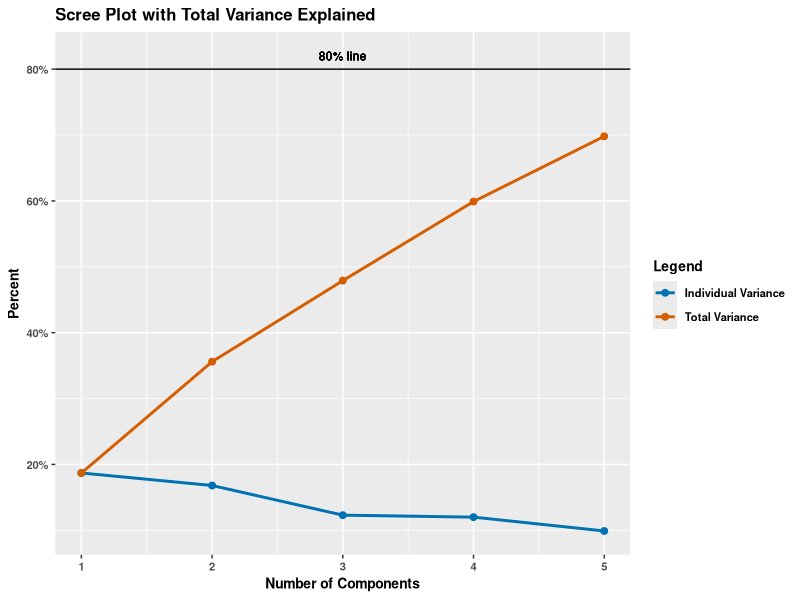
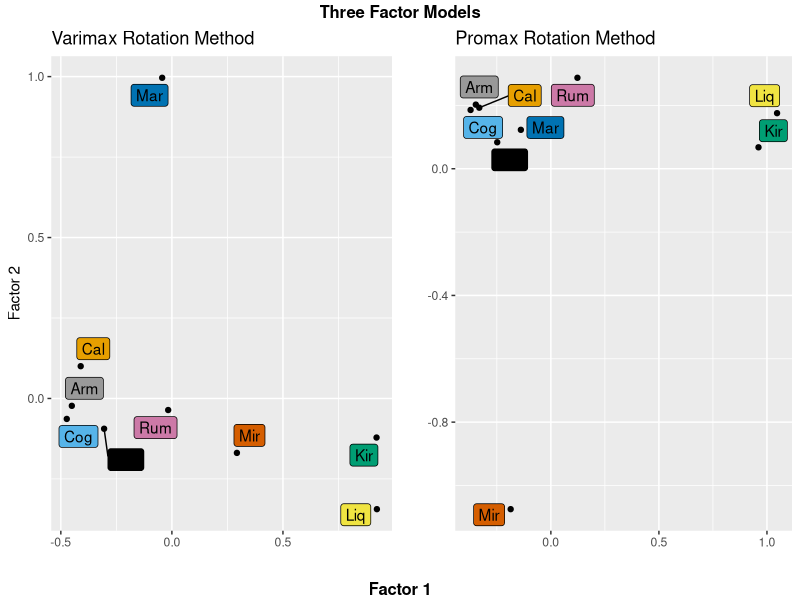

Write R code to recreate these figures, in order.
## ---- chunk 1
knitr::opts_chunk$set(echo = FALSE, warning = FALSE, error = FALSE, message=FALSE)
# data prep
library(tidyverse)
library(forcats)
library(reshape)

# plotting
library(gridExtra)
library(grid)
library(ggrepel) # for labels in ggplot2
library(corrplot)
library(kableExtra)

# modeling
library(rockchalk)
library(car)

# define custom color palette
cbPalette <- c("#999999", "#E69F00", "#56B4E9", "#009E73", "#F0E442", "#0072B2", "#D55E00", "#CC79A7","#000000", "#D2691E")

# set working directory
setwd("C:/Users/julia/OneDrive/Documents/Code/msds-regression-multivariate-analysis/code")

# set seed
set.seed(334)
## ---- chunk 2
# data prep
# this is manual entry b/c we are recreating a study
cor.values <- c(1.000,0.210,0.370,-0.32,0.000,-0.31,-0.26,0.090,-0.38,
		0.210,1.000,0.090,-0.29,0.120,-0.30,-0.14,0.010,-0.39,
		0.370,0.090,1.000,-0.31,-0.04,-0.30,-0.11,0.120,-0.39,
		-0.32,-0.29,-0.31,1.00,-0.16,0.25,-0.13,-0.14,0.900,
		0.00,0.120,-0.04,-0.16,1.000,-0.20,-0.03,-0.08,-0.38,
		-0.31,-0.30,-0.30,0.25,-0.20,1.000,-0.24,-0.16,0.180,
		-0.26,-0.14,-0.11,-0.13,-0.03,-0.24,1.000,-0.20,0.040,
		0.090,0.010,0.120,-0.14,-0.08,-0.16,-0.20,1.000,-0.24,
		-0.38,-0.39,-0.39,0.900,-0.38,0.180,0.040,-0.24,1.000)

# change to matrix
cor.matrix <- matrix(cor.values,nrow=9,ncol=9,byrow=TRUE)

# change to data frame
cordf <- cor.matrix %>%
  as_tibble() %>%
  dplyr::rename(Arm = V1,
         Cal = V2,
         Cog = V3,
         Kir = V4,
         Mar = V5,
         Mir = V6,
         Rum = V7,
         Whi = V8,
         Liq = V9)

## ---- chunk 3
varimax_rotation <- function(num_factors){
  factanal(covmat=cor.matrix, n.obs=1442, factors=num_factors, rotation='varimax')
}
## ---- chunk 4
f.3 <- varimax_rotation(3)

# use comment=NA to hide the '#' upon printing
f.3$loadings
## ---- chunk 5
f.1 <- varimax_rotation(1)
f.2 <- varimax_rotation(2)
f.4 <- varimax_rotation(4)
f.5 <- varimax_rotation(5)
# f.6 <- varimax_rotation(6)
## ---- chunk 6
# for the proportion var
f.5_var <- round(colSums(f.5$loading*f.5$loading)/dim(f.5$loading)[1],3)  
# to get the cumulative Var values
f.5_cumvar <- round(cumsum(colSums(f.5$loading*f.5$loading)/dim(f.5$loading)[1]),3) 
Factor <- c(1,2,3,4,5)
f.5_totalvar <- data.frame(Factor=Factor,Proportion_Var=f.5_var,Cumulative_Var=f.5_cumvar)

f.5_totalvar %>%
  ggplot(aes(x=Factor)) +
  geom_line(aes(y=Proportion_Var, colour=cbPalette[6]),size=1) + 
  geom_point(aes(y=Proportion_Var, colour=cbPalette[6]),size=2) +
  geom_line(aes(y=Cumulative_Var, colour=cbPalette[7]),size=1) + 
  geom_point(aes(y=Cumulative_Var, colour=cbPalette[7]),size=2) +
  geom_hline(yintercept=.8) +
  geom_text(aes(x = 3, y = .82,label = "80% line"), size=3) +
  scale_color_manual(values=cbPalette[6:7], labels=c("Individual Variance","Total Variance")) +
  labs(title="Scree Plot with Total Variance Explained", x="Number of Components",y="Percent") +
  scale_y_continuous(labels=scales::percent) +
  guides(colour=guide_legend("Legend")) + 
  theme(text = element_text(size = 10, face = "bold")) 

## ---- chunk 7
promax_rotation <- function(num_factors){
  factanal(covmat=cor.matrix, n.obs=1442, factors=num_factors, rotation='promax')
}
## ---- chunk 8
g.3 <- promax_rotation(3)

# again, use comment=NA to hide the '#' upon printing
g.3$loadings

# g.4 <- promax_rotation(4)
# g.5 <- promax_rotation(5)
## ---- chunk 9
# reference
loadings_var1 <- f.3$loadings[1,]
communality_var1 <- sum(loadings_var1^2);

f.3load <- data.frame(f.3$loadings[,1:2])
g.3load <- data.frame(g.3$loadings[,1:2])

f.3load_plot <- f.3load %>%
  ggplot(aes(x=Factor1,y=Factor2, fill = names(cordf))) +
  geom_point() + 
  geom_label_repel(aes(label=names(cordf))) +
  labs(title="Varimax Rotation Method", x = "", y = "Factor 2") +
  scale_fill_manual(values=cbPalette) +
  guides(fill=FALSE)

g.3load_plot <- g.3load %>%
  ggplot(aes(x=Factor1,y=Factor2, fill = names(cordf))) +
  geom_point() + 
  geom_label_repel(aes(label=names(cordf))) +
  labs(title="Promax Rotation Method", x = "", y = "") +
  scale_fill_manual(values=cbPalette) +
  guides(fill=FALSE)

grid.arrange(f.3load_plot,g.3load_plot, ncol=2, top=textGrob("Three Factor Models", gp=gpar(fontsize=12, fontface = "bold")), bottom=textGrob("Factor 1", gp=gpar(fontsize=12, fontface = "bold")))

## ---- chunk 10
mae_calc <- function(model){
  m <- model
  lamda <- m$loadings
  # dim(lamda) 9x3
  approx <- lamda%*%t(lamda) + diag(m$uniqueness) 
  # dim(approx) 9x9
  mae <- mean(abs(approx-cor.matrix)) # estimated vs actual correlations
  return(mae)
}
## ---- chunk 11
mae.f3 <- mae_calc(f.3)

mae.g3 <- mae_calc(g.3)

mae <- round(cbind(mae.f3, mae.g3),4)

kable(mae, "html", col.names=c("Varimax","Promax"), align = 'l',row.names = FALSE) %>%
  kable_styling(full_width = F, position = "left") %>%
  add_header_above(c("MAE Values" = 2))
